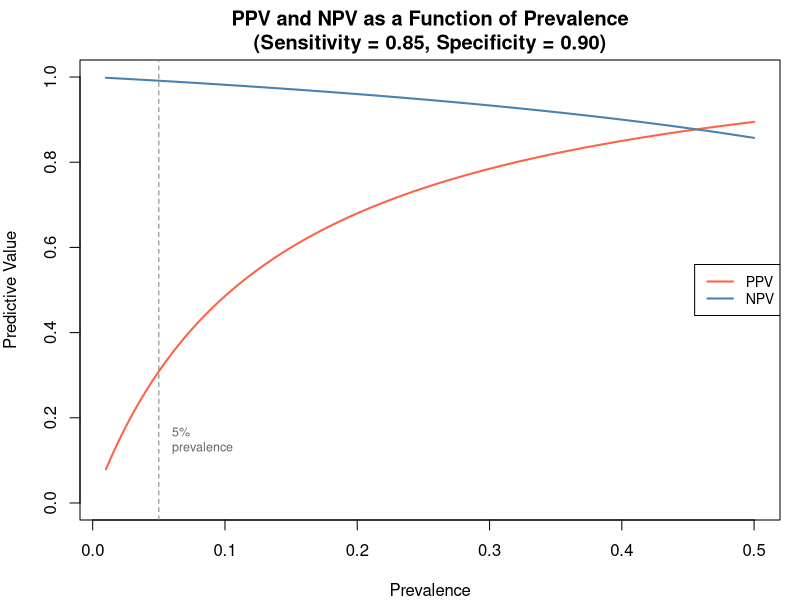
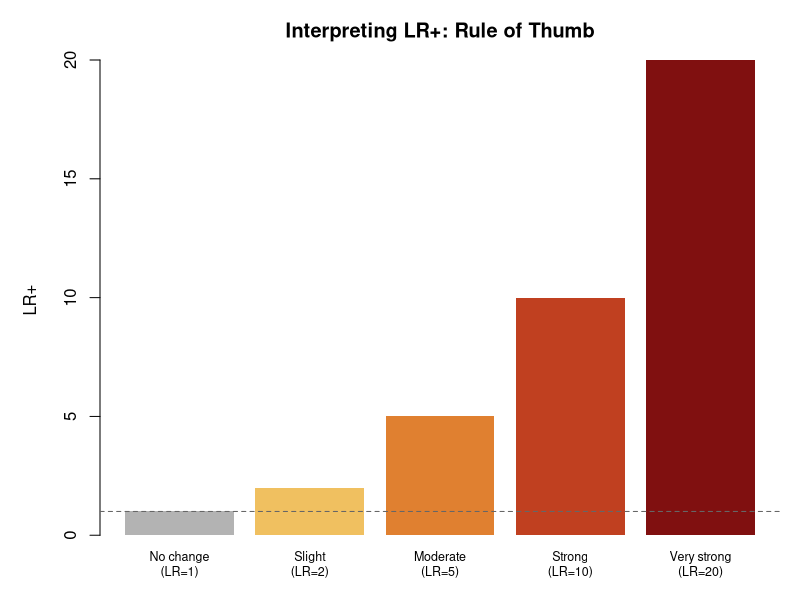
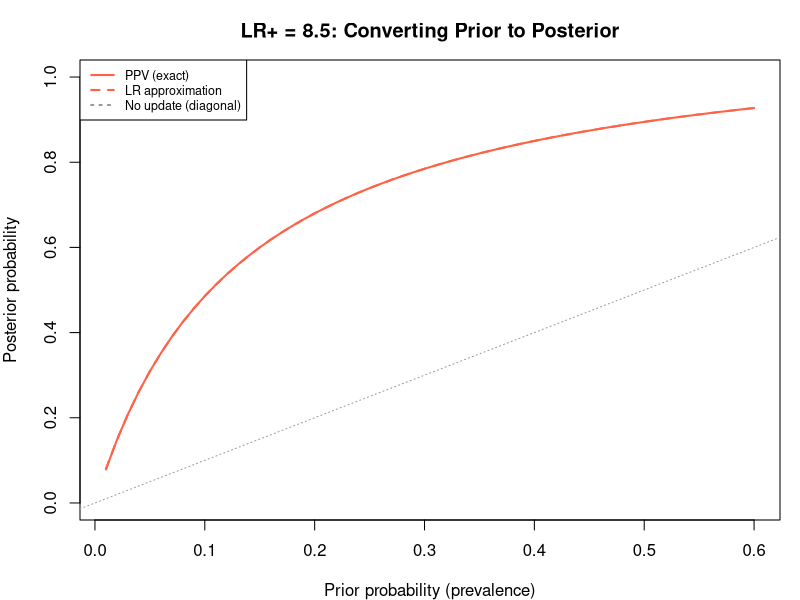

Here is the R script that generated these plots, in order:
## ---- chunk 1
#| echo: FALSE
#| fig.width: 6.5
#| fig.height: 4
#| fig.dpi: 100

prev <- seq(0.01, 0.50, by = 0.005)
se   <- 0.85
sp   <- 0.90

ppv  <- (se * prev) / (se * prev + (1 - sp) * (1 - prev))
npv  <- (sp * (1 - prev)) / (sp * (1 - prev) + (1 - se) * prev)

par(mar = c(4, 4, 3, 1))
plot(prev, ppv, type = "l", lwd = 2, col = "tomato",
     xlab = "Prevalence", ylab = "Predictive Value",
     main = "PPV and NPV as a Function of Prevalence\n(Sensitivity = 0.85, Specificity = 0.90)",
     ylim = c(0, 1))
lines(prev, npv, lwd = 2, col = "steelblue")
abline(v = 0.05, lty = 2, col = "gray50")
text(0.06, 0.15, "5%\nprevalence", col = "gray40", cex = 0.75, adj = 0)
legend("right", legend = c("PPV", "NPV"),
       col = c("tomato", "steelblue"), lwd = 2, cex = 0.85)
## ---- chunk 2
#| echo: FALSE
#| fig.width: 6.5
#| fig.height: 3.5
#| fig.dpi: 100

lrp <- c(1, 2, 5, 10, 20)
labs <- c("No change\n(LR=1)", "Slight\n(LR=2)", "Moderate\n(LR=5)",
          "Strong\n(LR=10)", "Very strong\n(LR=20)")
cols <- c("gray70", "#f0c060", "#e08030", "#c04020", "#801010")

par(mar = c(3, 5, 3, 1))
barplot(lrp, names.arg = labs, col = cols, border = NA,
        horiz = FALSE, ylab = "LR+",
        main = "Interpreting LR+: Rule of Thumb",
        cex.names = 0.75)
abline(h = 1, lty = 2, col = "gray40")
## ---- chunk 3
#| echo: FALSE
#| fig.width: 6.5
#| fig.height: 3.8
#| fig.dpi: 100

se <- 0.85; sp <- 0.90
lrp_val <- se / (1 - sp)

prev  <- seq(0.01, 0.60, by = 0.01)
ppv_v <- (se * prev) / (se * prev + (1 - sp) * (1 - prev))

# Posterior odds = LR * prior odds
prior_odds <- prev / (1 - prev)
post_odds  <- lrp_val * prior_odds
post_prob  <- post_odds / (1 + post_odds)

par(mar = c(4, 4, 3, 1))
plot(prev, ppv_v, type = "l", lwd = 2, col = "tomato",
     xlab = "Prior probability (prevalence)",
     ylab = "Posterior probability",
     main = sprintf("LR+ = %.1f: Converting Prior to Posterior", lrp_val),
     ylim = c(0, 1))
lines(prev, post_prob, lwd = 2, lty = 2, col = "tomato")
abline(0, 1, lty = 3, col = "gray60")
legend("topleft", legend = c("PPV (exact)", "LR approximation", "No update (diagonal)"),
       col = c("tomato", "tomato", "gray60"),
       lty = c(1, 2, 3), lwd = 2, cex = 0.75)
